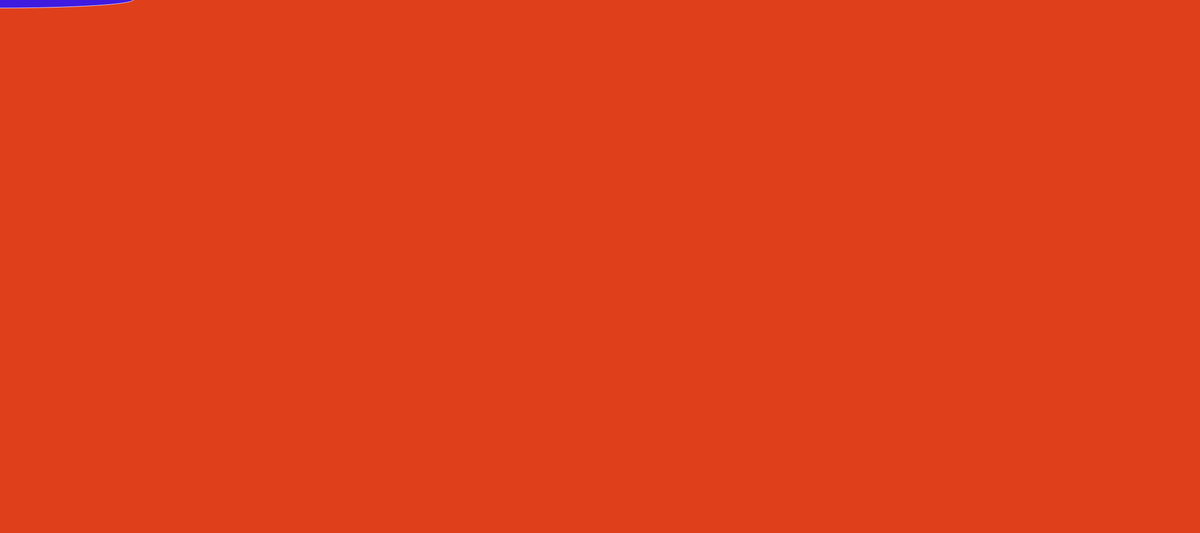
Frame 1 (no input)
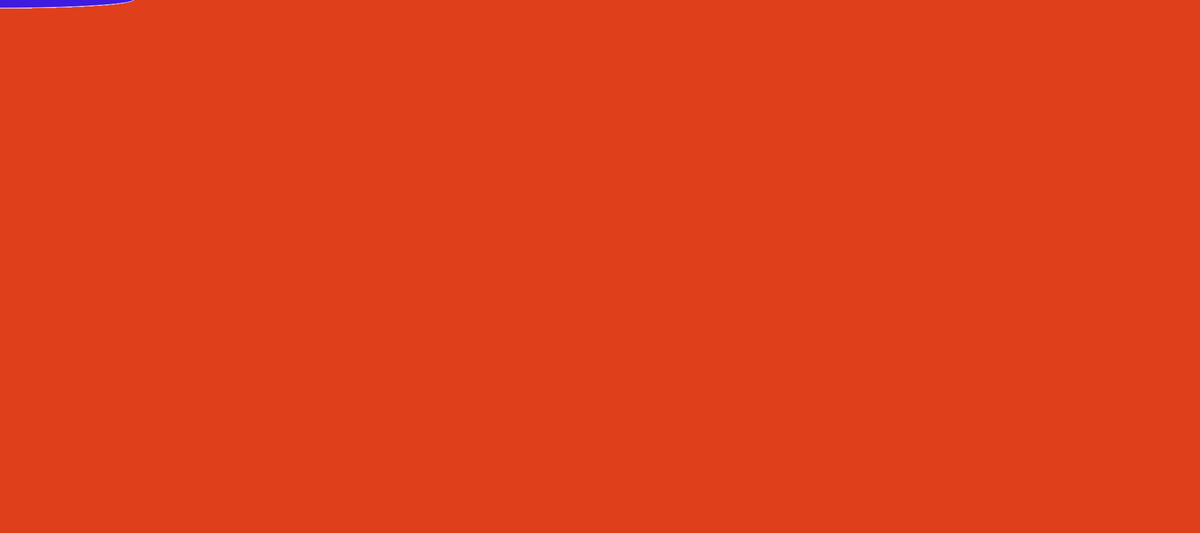
Frame 60 (no input)
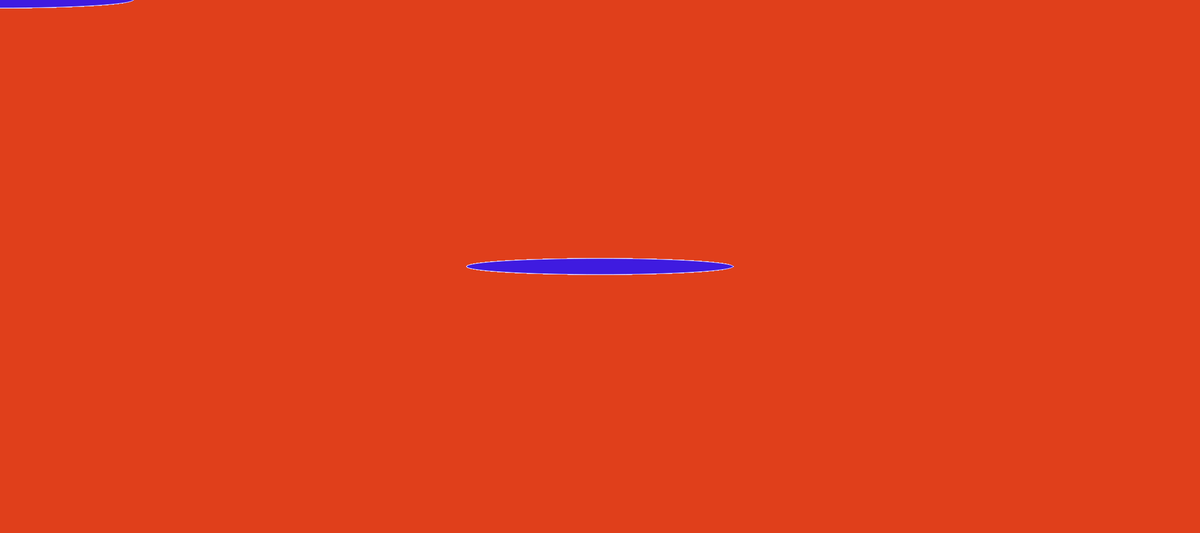
Frame 120 (the mouse pressed at the canvas centre since frame 60)

The p5.js sketch that drew these frames (run headless with seeded random() and noise() and a simulated clock; from frame 60 on, the mouse is pressed at the canvas centre):

// p5.js sketch
// ── sketch.js
//Démarrage
function setup() {
  createCanvas(2250, 1000);
  background(224, 63, 27);
}

//À chaque instant
function draw() {
  //dessiner un cercle au milieu
  // ellipse(1125, 500, 30, 30); //x, y, w, h
  // dessiner un cercle là où est la souris
  fill(63, 27, 224);
  stroke(228, 213, 251);
  ellipse(mouseX, mouseY, 500, 30); //x, y, w, h
}
